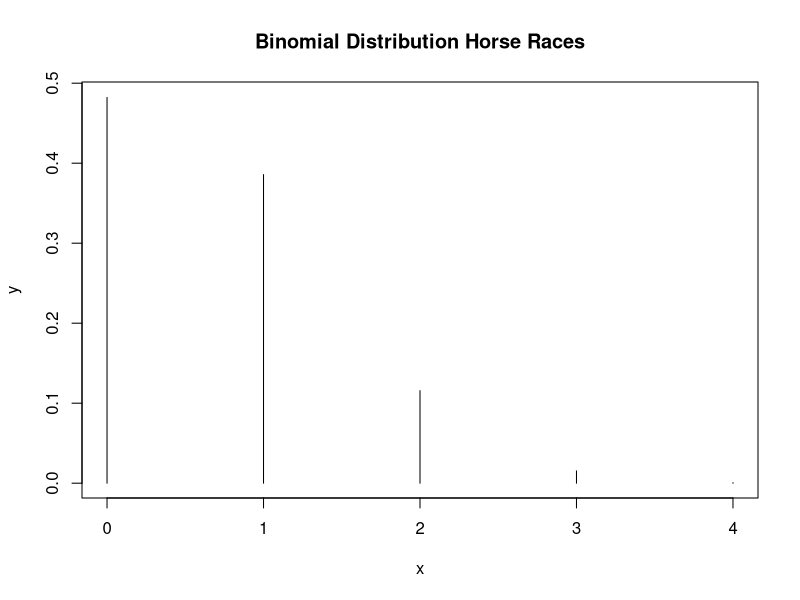

This chart was generated by the following R code: (Note: this script raises an error after producing the figure.)
# Exercise 1
p <- 1/6
n <- 4
q <- (1-p)

#first let's look at the binionmial distribution of success here:
x <- c(0:4)
y <- dbinom(x,n,p)
plot(x,y, type = 'h', main = "Binomial Distribution Horse Races")
hist(x, freq = y, main = "Binomial Distribution Horse Races")
#part i
p.i <- dbinom(4,n,p)
p.i
sprintf("%.4f",p.i)
#part ii
p.ii <- dbinom(4,n,q)
p.ii
sprintf("%.4f",p.ii)
#part iii
p.iii <- dbinom(1,n,p)
p.iii
sprintf("%.4f",p.iii)
#part iv
p.iv <- 1 - dbinom(0,n,p)
p.iv
sprintf("%.4f",p.iv)
#Exercise 2
p <- 0.5
n <- 20
x <- c(0:20)
y <- dbinom(x,n,p)
par(mfrow = c(2,1))
plot(x,y,type='h',main = 'Tea Bag and Cream')
points(x,y)
plot(x,pbinom(x,n,p),type = 'h', main = 'CDF')
points(x,pbinom(x,n,p))
par(mfrow = c(1,1))
p.2.i <- 1 - pbinom(15,n,p)
sprintf("%.4f",p.2.i)
#Exercise 2 part ii
target_p_value <- 0.05
current_p_value <- 1.00
n <- 0 # number of cups
while (current_p_value > target_p_value) {
  n <- n + 2
  current_p_value <- pbinom(q = n-1, size = n, prob = 0.5, lower.tail = FALSE)
  cat("\n Number of Consecutive Cups Correctly Identified:", n, "p_value: ",
      sprintf("%.4f",current_p_value))
}
cat("\n\nLady Tasting Tea Solution: ", n, "Consecutive Cups Correctly Labeled",
    "\n p-value: ", sprintf("%.4f", current_p_value),"<= 0.05 critical value")

#Exercise 3
x <- c(0:20)
y <- dpois(x,lambda = 4.6)
plot(x,y,type = 'h', main = 'Probability of n Serious Accidents per Night')
axis(at = x)
points(x,y,pch = 16, cex = 1)

#Create table of outputs
for (i in 1:21){
  cat("\n X-value: ",x[i],"Poission Distribution Value: ",sprintf("%.4f",y[i]),
      "Cummulative Value: ",sprintf("%.4f",ppois(x[i], lambda = 4.6)))
}
#Exercise 4
#Binomial
p <- 0.001
n <- 100
x <- c(0:4)
y <- dbinom(x,n,p)
for (i in 1:5){
  cat("\n X- value: ",x[i], "Binomial Probability: ",sprintf("%.6f",y[i]))
}

lambda <- n*p
z <- dpois(x,lambda = lambda)

for (i in 1:5){
  cat("\n X- value: ",x[i], "Poission Probability: ",sprintf("%.6f",z[i]))
}
par(mfrow = c(2,1))
plot(x,y,type = 'h', main = ' Binomial Probability of a random defect')
points(x,y,pch = 16, cex = 1)
plot(x,z,type = 'h', main ='Poission Probability of a random defect')
points(x,z,pch = 16, cex = 1)
par(mfrow = c(1,1))